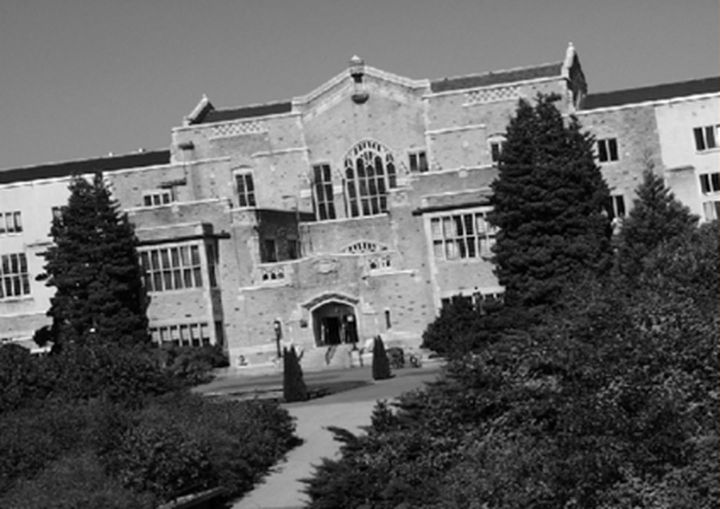
#> input picture opencv_project_practice/Lab4/images/house.jpg, 1440 x 1018 px (shown at 1/2 size)
$ python Ex4.py
#> lines starting #> are read from the running program, lines starting #| are printed output that depends on the picture; after the words box and inside, x2 and y2 are one past the last pixel; in counts of white or black regions, pixels touching at a corner belong together
import cv2
import numpy as np
import matplotlib.pyplot as plt


def P3_1(gray):
    # 计算图像直方图
    hist = cv2.calcHist([gray], [0], None, [256], [0, 256])
#> hist = 256 values, max 22574 at index 139, min 21 at index 252, mean 5726.2

    # 计算灰度级总数和像素总数
    total_pixels = gray.shape[0] * gray.shape[1]
#> total_pixels = 1465920
    gray_levels = np.arange(256)

    # 计算每个灰度级的概率
    probabilities = hist / total_pixels
#> probabilities = 256 values, max 0.0154 at index 139, min 1.43e-05 at index 252, mean 0.00391

    # 计算累积概率和灰度级均值
    cumulative_probabilities = np.cumsum(probabilities)
#> cumulative_probabilities = 256 values from 0.000632 to 1
    responsive = gray_levels.reshape(256, 1) * probabilities
#> responsive = 256 values, max 2.14 at index 139, min 0 at index 0, mean 0.382
    gray_means = np.cumsum(responsive)
#> gray_means = 256 values from 0 to 97.91
    global_mean = np.dot(gray_levels, probabilities)
#> global_mean = [97.91]

    # 初始化最大类间方差和最佳阈值
    max_variance = 0
    best_threshold = 0

    # 遍历所有可能的阈值
    for threshold in gray_levels:
        # 计算类间方差
        omega0 = cumulative_probabilities[threshold]
        omega1 = 1 - omega0
        u0 = gray_means[threshold] / omega0 if omega0 > 0 else 0
        u1 = (global_mean - gray_means[threshold]) / omega1 if omega1 > 0 else 0
        variance = omega0 * omega1 * ((u0 - u1) ** 2)

        # 更新最大类间方差和最佳阈值
        if variance > max_variance:
            max_variance = variance
            best_threshold = threshold
#> this loop made 256 passes
#> (omega0, omega1, u0, u1, variance, max_variance) on passes 1 to 12: (0.000632, 0.999, 0, [97.97], [6.07], [6.07]), (0.00129, 0.999, 0.511, [98.04], [12.29], [12.29]), (0.00222, 0.998, 1.13, [98.13], [20.87], [20.87]), (0.00361, 0.996, 1.85, [98.26], [33.4], [33.4]), (0.00557, 0.994, 2.61, [98.45], [50.87], [50.87]), (0.00797, 0.992, 3.33, [98.67], [71.83], [71.83]), (0.0106, 0.989, 4, [98.92], [94.76], [94.76]), (0.0137, 0.986, 4.66, [99.2], [120.3], [120.3]), (0.0169, 0.983, 5.31, [99.51], [147.8], [147.8]), (0.0205, 0.98, 5.95, [99.84], [177], [177]), (0.0242, 0.976, 6.57, [100.2], [206.7], [206.7]), (0.0282, 0.972, 7.2, [100.5], [238.6], [238.6])
#> (omega0, omega1, u0, max_variance) on passes 61 to 66: (0.413, 0.587, 34.61, [2822.9]), (0.418, 0.582, 34.93, [2853.2]), (0.423, 0.577, 35.23, [2880.7]), (0.427, 0.573, 35.49, [2904.6]), (0.431, 0.569, 35.75, [2927]), (0.435, 0.565, 36, [2947.2])
#> after the loop, best_threshold = 97

    # 使用最佳阈值进行二值化
    _, img2 = cv2.threshold(gray, best_threshold, 255, cv2.THRESH_BINARY)
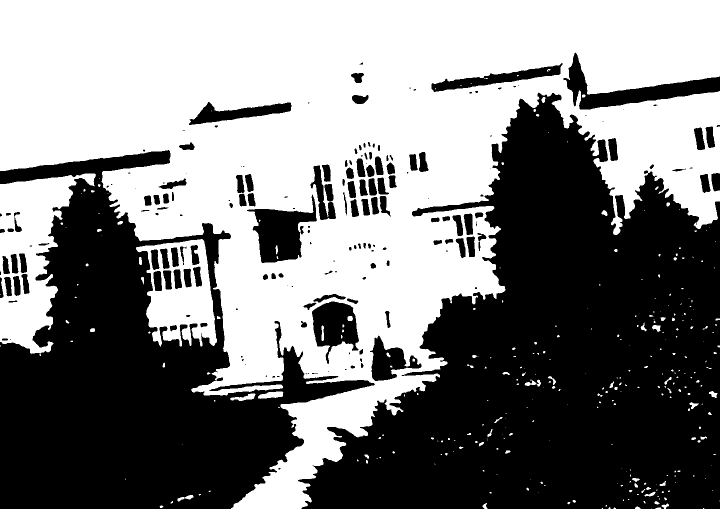
#> img2: shape (1018, 1440) (shown at 1/2 size); 50.4% white; 194 black regions (66 under 20 px), largest, box (x1, y1, x2, y2) and area: (596, 185, 1440, 1018) 405376, (0, 300, 750, 1018) 250844, (1126, 105, 1440, 219) 10249

    # 绘制类间方差和分割阈值的变化曲线
    variances = []
    thresholds = []
    for threshold in gray_levels:
        omega0 = cumulative_probabilities[threshold]
        omega1 = 1 - omega0
        u0 = gray_means[threshold] / omega0 if omega0 > 0 else 0
        u1 = (global_mean - gray_means[threshold]) / omega1 if omega1 > 0 else 0
        variance = omega0 * omega1 * ((u0 - u1) ** 2)
        variances.append(variance)
        thresholds.append(threshold)
#> this loop made 256 passes
#> (omega0, omega1, u0, u1, variance) on passes 1 to 3: (0.000632, 0.999, 0, [97.97], [6.07]), (0.00129, 0.999, 0.511, [98.04], [12.29]), (0.00222, 0.998, 1.13, [98.13], [20.87])

    # 显示类间方差和分割阈值的变化曲线
    plt.plot(thresholds, variances)
    plt.xlabel('Threshold')
    plt.ylabel('Inter-class Variance')
    plt.title('Otsu Method: Inter-class Variance vs Threshold')
    plt.show()
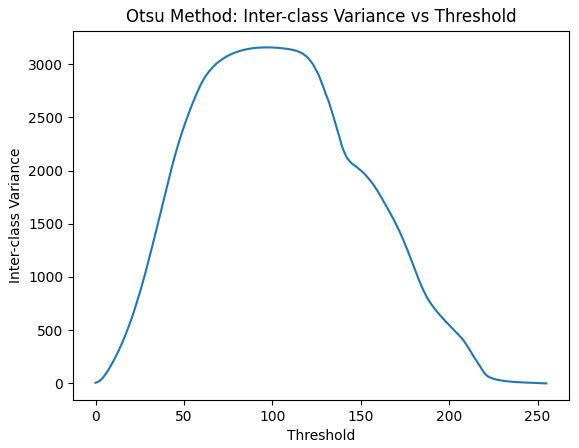
#> figure drawn by matplotlib, 1 panel; curve peaks at x = 97, y = 3157.2

    return img2, best_threshold


# 读取图像
img = cv2.imread('./images/house.jpg', cv2.IMREAD_GRAYSCALE)

# cv2.imshow('Original', img)
# cv2.waitKey(0)
img2, thd = P3_1(img)

plt.subplot(131), plt.imshow(img, cmap='gray'), plt.title('Original')
plt.xticks([]), plt.yticks([])

# 使用自定义函数进行图像分割
plt.subplot(132), plt.imshow(img2, cmap='gray'), plt.title('Custom Result')
plt.xticks([]), plt.yticks([])

# 使用OpenCV函数进行图像分割
ret, img2_opencv = cv2.threshold(img, 105, 255, cv2.THRESH_BINARY + cv2.THRESH_OTSU)
plt.subplot(133), plt.imshow(img2_opencv, cmap='gray'), plt.title('OpenCV Result')
plt.xticks([]), plt.yticks([])

plt.tight_layout()
plt.show()
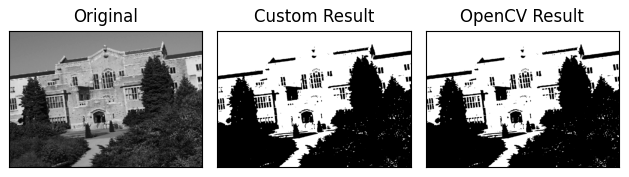
#> figure drawn by matplotlib, 3 panels
# 比较自定义函数和OpenCV函数的结果
print('Custom Function Threshold:', thd)
#| Custom Function Threshold: 97
print('OpenCV Function Threshold:', ret)
#| OpenCV Function Threshold: 97.0

# 关闭窗口
cv2.destroyAllWindows()
